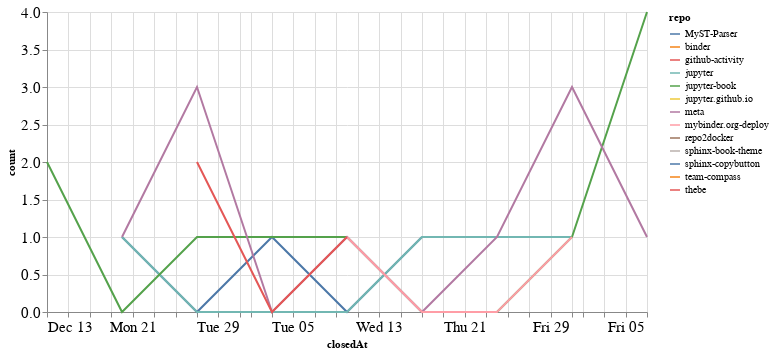

Notebook source saved alongside this figure:
### Code cell
closed_by_time = closed_by.groupby('repo').resample('W', on='closedAt').count()['author'].reset_index()
closed_by_time = closed_by_time.rename(columns={'author': 'count'})

alt.Chart(closed_by_time, width=600).mark_line().encode(
    x='closedAt',
    y='count',
    color='repo',
    tooltip="repo"
)

### Figure 1 — Vega-Lite specification as saved in the notebook (floating-point values rounded to 4 significant figures)
{"config": {"axisLeft": {"labelFontSize": 15}, "axisBottom": {"labelFontSize": 15}}, "data": {"name": "data-4e77c12efcbf06f9405ccea1973ba058"}, "mark": "line", "encoding": {"color": {"type": "nominal", "field": "repo"}, "tooltip": {"type": "nominal", "field": "repo"}, "x": {"type": "temporal", "field": "closedAt"}, "y": {"type": "quantitative", "field": "count"}}, "width": 600, "$schema": "https://vega.github.io/schema/vega-lite/v4.8.1.json", "datasets": {"data-4e77c12efcbf06f9405ccea1973ba058": [{"repo": "MyST-Parser", "closedAt": "2020-12-20T00:00:00", "count": 1}, {"repo": "MyST-Parser", "closedAt": "2020-12-27T00:00:00", "count": 0}, {"repo": "MyST-Parser", "closedAt": "2021-01-03T00:00:00", "count": 1}, {"repo": "MyST-Parser", "closedAt": "2021-01-10T00:00:00", "count": 0}, {"repo": "MyST-Parser", "closedAt": "2021-01-17T00:00:00", "count": 1}, {"repo": "binder", "closedAt": "2021-01-31T00:00:00", "count": 1}, {"repo": "github-activity", "closedAt": "2021-01-17T00:00:00", "count": 1}, {"repo": "jupyter", "closedAt": "2020-12-20T00:00:00", "count": 1}, {"repo": "jupyter", "closedAt": "2020-12-27T00:00:00", "count": 0}, {"repo": "jupyter", "closedAt": "2021-01-03T00:00:00", "count": 0}, {"repo": "jupyter", "closedAt": "2021-01-10T00:00:00", "count": 0}, {"repo": "jupyter", "closedAt": "2021-01-17T00:00:00", "count": 1}, {"repo": "jupyter", "closedAt": "2021-01-24T00:00:00", "count": 1}, {"repo": "jupyter", "closedAt": "2021-01-31T00:00:00", "count": 1}, {"repo": "jupyter-book", "closedAt": "2020-12-13T00:00:00", "count": 2}, {"repo": "jupyter-book", "closedAt": "2020-12-20T00:00:00", "count": 0}, {"repo": "jupyter-book", "closedAt": "2020-12-27T00:00:00", "count": 1}, {"repo": "jupyter-book", "closedAt": "2021-01-03T00:00:00", "count": 1}, {"repo": "jupyter-book", "closedAt": "2021-01-10T00:00:00", "count": 1}, {"repo": "jupyter-book", "closedAt": "2021-01-17T00:00:00", "count": 0}, {"repo": "jupyter-book", "closedAt": "2021-01-24T00:00:00", "count": 0}, {"repo": "jupyter-book", "closedAt": "2021-01-31T00:00:00", "count": 1}, {"repo": "jupyter-book", "closedAt": "2021-02-07T00:00:00", "count": 4}, {"repo": "jupyter.github.io", "closedAt": "2021-02-07T00:00:00", "count": 1}, {"repo": "meta", "closedAt": "2020-12-20T00:00:00", "count": 1}, {"repo": "meta", "closedAt": "2020-12-27T00:00:00", "count": 3}, {"repo": "meta", "closedAt": "2021-01-03T00:00:00", "count": 0}, {"repo": "meta", "closedAt": "2021-01-10T00:00:00", "count": 1}, {"repo": "meta", "closedAt": "2021-01-17T00:00:00", "count": 0}, {"repo": "meta", "closedAt": "2021-01-24T00:00:00", "count": 1}, {"repo": "meta", "closedAt": "2021-01-31T00:00:00", "count": 3}, {"repo": "meta", "closedAt": "2021-02-07T00:00:00", "count": 1}, {"repo": "mybinder.org-deploy", "closedAt": "2021-01-10T00:00:00", "count": 1}, {"repo": "mybinder.org-deploy", "closedAt": "2021-01-17T00:00:00", "count": 0}, {"repo": "mybinder.org-deploy", "closedAt": "2021-01-24T00:00:00", "count": 0}, {"repo": "mybinder.org-deploy", "closedAt": "2021-01-31T00:00:00", "count": 1}, {"repo": "repo2docker", "closedAt": "2021-01-24T00:00:00", "count": 1}, {"repo": "sphinx-book-theme", "closedAt": "2021-01-24T00:00:00", "count": 1}, {"repo": "sphinx-copybutton", "closedAt": "2021-01-03T00:00:00", "count": 1}, {"repo": "team-compass", "closedAt": "2020-12-20T00:00:00", "count": 1}, {"repo": "thebe", "closedAt": "2020-12-27T00:00:00", "count": 2}, {"repo": "thebe", "closedAt": "2021-01-03T00:00:00", "count": 0}, {"repo": "thebe", "closedAt": "2021-01-10T00:00:00", "count": 1}]}}
